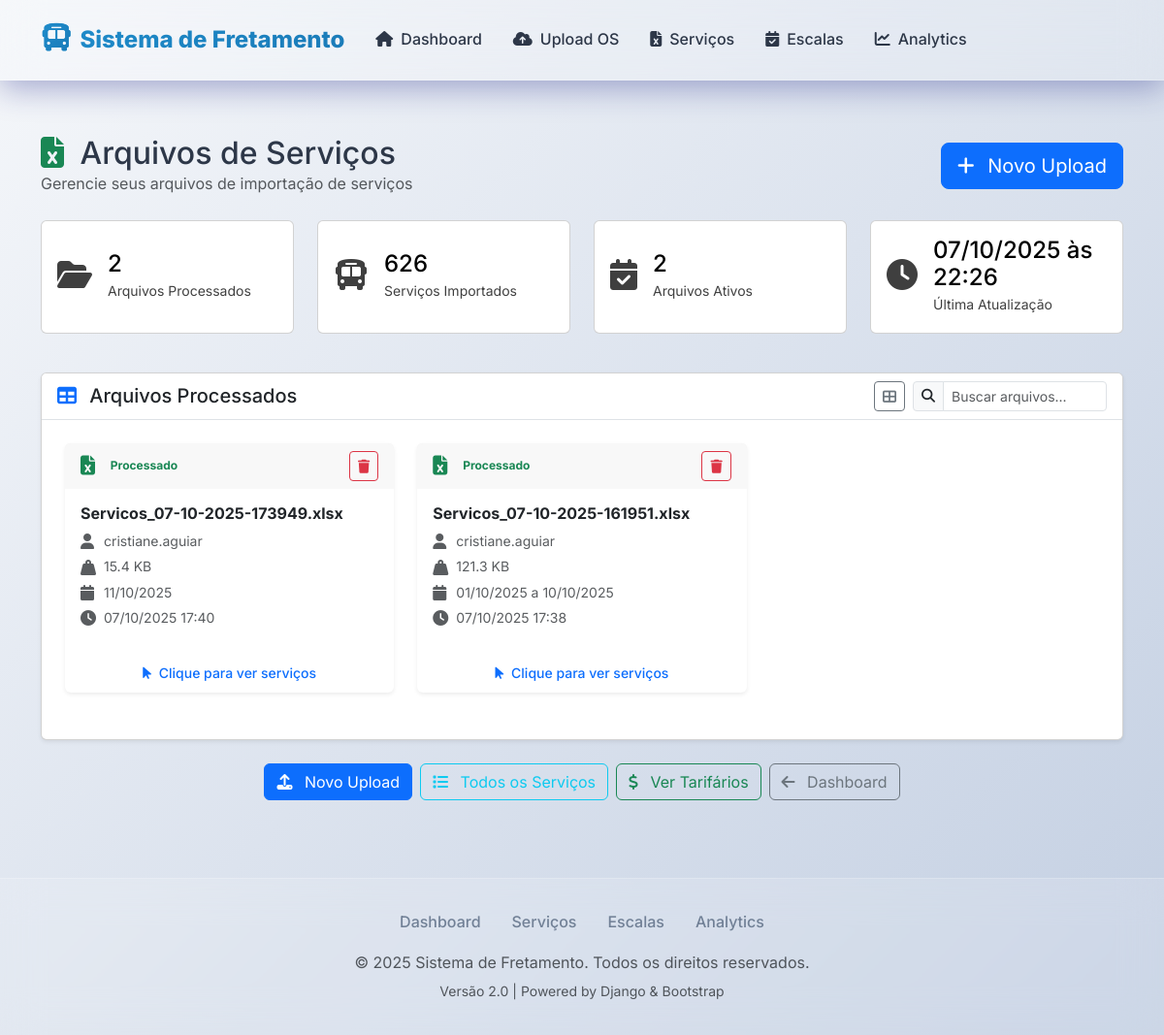
Screenshot of /core/arquivos/ with the database file from the repository.
### core/models.py (models this page shows, shortened)
class ProcessamentoPlanilha(models.Model):
    STATUS_CHOICES = [
        ('PENDENTE', 'Pendente'),
        ('PROCESSANDO', 'Processando'),
        ('CONCLUIDO', 'Concluído'),
        ('ERRO', 'Erro'),
    ]
    arquivo = models.FileField(upload_to='planilhas/')
    nome_arquivo = models.CharField(max_length=255)
    status = models.CharField(max_length=20, choices=STATUS_CHOICES, default='PENDENTE')
    linhas_processadas = models.IntegerField(default=0)
    linhas_erro = models.IntegerField(default=0)
    log_processamento = models.TextField(blank=True)
    tamanho_arquivo = models.BigIntegerField(default=0, help_text="Tamanho do arquivo em bytes")
    usuario_upload = models.CharField(max_length=150, blank=True, help_text="Usuário que fez o upload")
    total_servicos_criados = models.IntegerField(default=0, help_text="Total de serviços criados a partir desta planilha")
    data_primeira_linha = models.DateField(null=True, blank=True, help_text="Data do primeiro serviço na planilha")
    data_ultima_linha = models.DateField(null=True, blank=True, help_text="Data do último serviço na planilha")
    created_at = models.DateTimeField(auto_now_add=True)
    updated_at = models.DateTimeField(auto_now=True)
    class Meta:
        ordering = ['-created_at']
        verbose_name = 'Processamento de Planilha'
        verbose_name_plural = 'Processamentos de Planilhas'
    @property
    def tamanho_formatado(self):
        if self.tamanho_arquivo < 1024:
            return f"{self.tamanho_arquivo} bytes"
        elif self.tamanho_arquivo < 1024 * 1024:
            return f"{self.tamanho_arquivo / 1024:.1f} KB"
        else:
            return f"{self.tamanho_arquivo / (1024 * 1024):.1f} MB"
    @property
    def periodo_servicos(self):
        if self.data_primeira_linha and self.data_ultima_linha:
            if self.data_primeira_linha == self.data_ultima_linha:
                return self.data_primeira_linha.strftime("%d/%m/%Y")
            else:
                return f"{self.data_primeira_linha.strftime('%d/%m/%Y')} a {self.data_ultima_linha.strftime('%d/%m/%Y')}"
        return "N/A"

### core/views.py (the view, shortened to what this page needs)
# urls.py: path('arquivos/', views.ListaArquivosView.as_view(), name='lista_arquivos'),
class ListaArquivosView(ListView):
    model = ProcessamentoPlanilha
    template_name = 'core/lista_arquivos.html'
    context_object_name = 'arquivos'
    paginate_by = 20
    def get_queryset(self):
        return ProcessamentoPlanilha.objects.filter(
            status='CONCLUIDO'
        ).order_by('-created_at')
    def get_context_data(self, **kwargs):
        context = super().get_context_data(**kwargs)
        from escalas.models import AlocacaoVan
        queryset = self.get_queryset()
        total_arquivos = queryset.count()
        total_servicos_calculado = 0
        for arquivo in queryset:
            if arquivo.total_servicos_criados:
                total_servicos_calculado += arquivo.total_servicos_criados
            else:
                servicos_count = Servico.objects.filter(arquivo_origem=arquivo.nome_arquivo).count()
                total_servicos_calculado += servicos_count
        arquivos_com_info = []
        arquivos_queryset = context.get('arquivos', []) or context.get('object_list', [])
        for arquivo in arquivos_queryset:
            servicos = Servico.objects.filter(arquivo_origem=arquivo.nome_arquivo)
            if not servicos.exists():
                servicos = Servico.objects.filter(created_at__date=arquivo.created_at.date())
            servicos_escalados = 0
            for servico in servicos:
                if AlocacaoVan.objects.filter(servico=servico).exists():
                    servicos_escalados += 1
            arquivo.total_servicos = servicos.count()
            arquivo.servicos_escalados = servicos_escalados
            arquivo.servicos_deletaveis = arquivo.total_servicos - servicos_escalados
            arquivo.pode_deletar_completo = (servicos_escalados == 0 and arquivo.total_servicos > 0)
            if not hasattr(arquivo, 'tamanho_formatado'):
                arquivo.tamanho_formatado = f"{arquivo.tamanho_arquivo / 1024:.1f} KB" if arquivo.tamanho_arquivo else "N/A"
            arquivos_com_info.append(arquivo)
        logger.info(f"Lista Arquivos - Total arquivos: {total_arquivos}, Total serviços: {total_servicos_calculado}")
        hora_atual = timezone.now().strftime('%d/%m/%Y às %H:%M')
        logger.info(f"Hora formatada: {hora_atual}")
        context.update({
            'total_arquivos': total_arquivos,
            'total_servicos': total_servicos_calculado,
            'arquivos': arquivos_com_info,
            'arquivos_ativos': len(arquivos_com_info),
            'ultima_atualizacao': hora_atual,
        })
        return context

### templates/core/lista_arquivos.html (shortened to what this page needs)
{% extends 'base.html' %}
{% block content %}
<div class="container mt-4">
    <div class="row">
        <div class="col-12">
            <div class="d-flex justify-content-between align-items-center mb-4">
                <div>
                    <h2 class="mb-0"><i class="fas fa-file-excel text-success me-2"></i> Arquivos de Serviços</h2>
                    <p class="text-muted mb-0">Gerencie seus arquivos de importação de serviços</p>
                </div>
                <a href="{% url 'core:upload_planilha' %}" class="btn btn-primary btn-lg">
                    <i class="fas fa-plus me-2"></i> Novo Upload
                </a>
            </div>
        </div>
    </div>
    <div class="row mb-4">
        <div class="col-lg-3 col-md-6 mb-3">
            <div class="card bg-gradient-primary text-black h-100">
                <div class="card-body d-flex align-items-center">
                    <div class="me-3">
                        <i class="fas fa-folder-open fa-2x opacity-75"></i>
                    </div>
                    <div>
                        <h4 class="mb-0">{{ total_arquivos }}</h4>
                        <small class="opacity-75">Arquivos Processados</small>
                    </div>
                </div>
            </div>
        </div>
        <div class="col-lg-3 col-md-6 mb-3">
            <div class="card bg-gradient-success text-black h-100">
                <div class="card-body d-flex align-items-center">
                    <div class="me-3">
                        <i class="fas fa-bus fa-2x opacity-75"></i>
                    </div>
                    <div>
                        <h4 class="mb-0">{{ total_servicos }}</h4>
                        <small class="opacity-75">Serviços Importados</small>
                    </div>
                </div>
            </div>
        </div>
        <div class="col-lg-3 col-md-6 mb-3">
            <div class="card bg-gradient-info text-black h-100">
                <div class="card-body d-flex align-items-center">
                    <div class="me-3">
                        <i class="fas fa-calendar-check fa-2x opacity-75"></i>
                    </div>
                    <div>
                        <h4 class="mb-0">{{ arquivos_ativos }}</h4>
                        <small class="opacity-75">Arquivos Ativos</small>
                    </div>
                </div>
            </div>
        </div>
        <div class="col-lg-3 col-md-6 mb-3">
            <div class="card bg-gradient-warning text-black h-100">
                <div class="card-body d-flex align-items-center">
                    <div class="me-3">
                        <i class="fas fa-clock fa-2x opacity-75"></i>
                    </div>
                    <div>
                        <h4 class="mb-0">{{ ultima_atualizacao }}</h4>
                        <small class="opacity-75">Última Atualização</small>
                    </div>
                </div>
            </div>
        </div>
    </div>
    <div class="card shadow-sm">
        <div class="card-header bg-white border-bottom">
            <div class="d-flex justify-content-between align-items-center">
                <h5 class="mb-0"><i class="fas fa-table me-2 text-primary"></i> Arquivos Processados</h5>
                <div class="d-flex gap-2">
                    <button class="btn btn-outline-secondary btn-sm" id="toggleView" title="Alternar visualização">
                        <i class="fas fa-th-large"></i>
                    </button>
                    <div class="input-group input-group-sm" style="width: 200px;">
                        <span class="input-group-text"><i class="fas fa-search"></i></span>
                        <input type="text" class="form-control" id="searchFiles" placeholder="Buscar arquivos...">
                    </div>
                </div>
            </div>
        </div>
        <div class="card-body p-4">
            {% if arquivos %}
            <div class="row" id="arquivosContainer">
                {% for arquivo in arquivos %}
                {% if arquivo.nome_arquivo and arquivo.id %}
                <div class="col-xl-4 col-lg-6 col-md-6 mb-4 arquivo-item" data-nome="{{ arquivo.nome_arquivo|lower }}">
                    <div class="card arquivo-card h-100 border-0 shadow-sm">
                        <div class="card-header bg-gradient-light border-0 d-flex justify-content-between align-items-center">
                            <div class="d-flex align-items-center">
                                <div class="file-icon me-2">
                                    <i class="fas fa-file-excel text-success fa-lg"></i>
                                </div>
                                <span class="badge bg-success-soft text-success">Processado</span>
                            </div>
                            <div class="card-actions">
                                <button class="btn btn-outline-danger btn-sm"
                                        onclick="abrirModalDelecao({{ arquivo.id }}, '{{ arquivo.nome_arquivo|escapejs }}', {{ arquivo.total_servicos|default:0 }}, {{ arquivo.servicos_escalados|default:0 }})"
                                        title="Excluir arquivo">
                                    <i class="fas fa-trash"></i>
                                </button>
                            </div>
                        </div>
                        <div class="card-body clickable-card" onclick="location.href='{% url 'core:servicos_arquivo' arquivo.id %}'">
                            <h6 class="card-title fw-bold text-truncate mb-2" title="{{ arquivo.nome_arquivo }}">
                                {{ arquivo.nome_arquivo }}
                            </h6>
                            <div class="file-info mb-3">
                                <div class="d-flex align-items-center mb-1">
                                    <i class="fas fa-user text-muted me-2" style="width: 16px;"></i>
                                    <small class="text-muted">{{ arquivo.usuario_upload|default:"Sistema" }}</small>
                                </div>
                                <div class="d-flex align-items-center mb-1">
                                    <i class="fas fa-weight-hanging text-muted me-2" style="width: 16px;"></i>
                                    <small class="text-muted">{{ arquivo.tamanho_formatado|default:"N/A" }}</small>
                                </div>
                                <div class="d-flex align-items-center mb-1">
                                    <i class="fas fa-calendar text-muted me-2" style="width: 16px;"></i>
                                    <small class="text-muted">{{ arquivo.periodo_servicos|default:"N/A" }}</small>
                                </div>
                                <div class="d-flex align-items-center">
                                    <i class="fas fa-clock text-muted me-2" style="width: 16px;"></i>
                                    <small class="text-muted">{{ arquivo.created_at|date:"d/m/Y H:i" }}</small>
                                </div>
                            </div>
                        </div>
                        <div class="card-footer bg-transparent border-0 pt-0">
                            <div class="text-center">
                                <small class="text-primary fw-medium">
                                    <i class="fas fa-mouse-pointer me-1"></i> Clique para ver serviços
                                </small>
                            </div>
                        </div>
                    </div>
                </div>
                {% endif %}
                {% endfor %}
            </div>
            {% endif %}
        </div>
    </div>
    <div class="row mt-4">
        <div class="col-12">
            <div class="d-flex flex-wrap gap-2 justify-content-center">
                <a href="{% url 'core:upload_planilha' %}" class="btn btn-primary">
                    <i class="fas fa-upload me-2"></i> Novo Upload
                </a>
                <a href="{% url 'core:lista_servicos' %}" class="btn btn-outline-info">
                    <i class="fas fa-list me-2"></i> Todos os Serviços
                </a>
                <a href="{% url 'core:visualizar_tarifarios' %}" class="btn btn-outline-success">
                    <i class="fas fa-dollar-sign me-2"></i> Ver Tarifários
                </a>
                <a href="{% url 'core:home' %}" class="btn btn-outline-secondary">
                    <i class="fas fa-arrow-left me-2"></i> Dashboard
                </a>
            </div>
        </div>
    </div>
</div>
{% endblock %}

### static/css/dashboard.css (style rules this page uses)
:root { --primary-gradient: linear-gradient(135deg, #1F8CCB 0%, #1a7bb8 100%); --secondary-gradient: linear-gradient(135deg, #f093fb 0%, #f5576c 100%); --success-gradient: linear-gradient(135deg, #4facfe 0%, #00f2fe 100%); --warning-gradient: linear-gradient(135deg, #43e97b 0%, #38f9d7 100%); --danger-gradient: linear-gradient(135deg, #fa709a 0%, #fee140 100%); --info-gradient: linear-gradient(135deg, #a8edea 0%, #fed6e3 100%); --glass-bg: rgba(255, 255, 255, 0.25); --glass-border: rgba(255, 255, 255, 0.18); --glass-shadow: 0 8px 32px 0 rgba(31, 38, 135, 0.37); --primary-color: #1F8CCB; --secondary-color: #1a7bb8; --text-primary: #2d3748; --text-secondary: #718096; --text-light: #a0aec0; --bg-light: #f7fafc; --bg-dark: #1a202c; --spacing-xs: 0.25rem; --spacing-sm: 0.5rem; --spacing-md: 1rem; --spacing-lg: 1.5rem; --spacing-xl: 2rem; --spacing-xxl: 3rem; --border-radius-sm: 8px; --border-radius-md: 12px; --border-radius-lg: 16px; --border-radius-xl: 20px; --border-radius-xxl: 24px; --shadow-sm: 0 1px 3px rgba(0, 0, 0, 0.12), 0 1px 2px rgba(0, 0, 0, 0.24); --shadow-md: 0 4px 6px rgba(0, 0, 0, 0.07), 0 2px 4px rgba(0, 0, 0, 0.06); --shadow-lg: 0 10px 15px rgba(0, 0, 0, 0.1), 0 4px 6px rgba(0, 0, 0, 0.05); --shadow-xl: 0 20px 25px rgba(0, 0, 0, 0.1), 0 10px 10px rgba(0, 0, 0, 0.04); --shadow-2xl: 0 25px 50px rgba(0, 0, 0, 0.25); }
* { margin: 0; padding: 0; box-sizing: border-box; }
body { font-family: 'Inter', -apple-system, BlinkMacSystemFont, 'Segoe UI', Roboto, sans-serif; background: linear-gradient(135deg, #f5f7fa 0%, #c3cfe2 100%); min-height: 100vh; color: var(--text-primary); overflow-x: hidden; line-height: 1.6; }

### static/css/whatsapp-dark.css (style rules this page uses)
:root { --wa-bg-primary: #0b141a; --wa-bg-secondary: #1f2c34; --wa-bg-card: #2a3942; --wa-text-primary: #e9edef; --wa-text-secondary: #8696a0; --wa-border: #3b4a54; --wa-accent: #1F8CCB; --wa-accent-hover: #1a7bb8; --wa-accent-light: rgba(31, 140, 203, 0.1); --wa-shadow: rgba(0, 0, 0, 0.4); }

### templates/base.html (style rules this page uses)
:root { --primary-gradient: linear-gradient(135deg, #1F8CCB 0%, #1a7bb8 100%); --secondary-gradient: linear-gradient(135deg, #f093fb 0%, #f5576c 100%); --success-gradient: linear-gradient(135deg, #4facfe 0%, #00f2fe 100%); --warning-gradient: linear-gradient(135deg, #43e97b 0%, #38f9d7 100%); --dark-gradient: linear-gradient(135deg, #434343 0%, #000000 100%); --glass-bg: rgba(255, 255, 255, 0.15); --glass-border: rgba(255, 255, 255, 0.2); --glass-shadow: 0 8px 32px 0 rgba(31, 38, 135, 0.37); --primary-color: #1F8CCB; --text-primary: #2d3748; --text-secondary: #718096; --bg-light: #f8fafc; }
* { margin: 0; padding: 0; box-sizing: border-box; }
body { font-family: 'Inter', -apple-system, BlinkMacSystemFont, 'Segoe UI', Roboto, sans-serif; background: linear-gradient(135deg, #f5f7fa 0%, #c3cfe2 100%); min-height: 100vh; color: var(--text-primary); overflow-x: hidden; }
.fade-in-up { animation: fadeInUp 0.6s ease-out; }

### rows the page displays
ProcessamentoPlanilha: nome_arquivo "Servicos_07-10-2025-173949.xlsx", usuario_upload "cristiane.aguiar", tamanho_formatado "15.4 KB", periodo_servicos "11/10/2025", created_at "07/10/2025 17:40"
ProcessamentoPlanilha: nome_arquivo "Servicos_07-10-2025-161951.xlsx", usuario_upload "cristiane.aguiar", tamanho_formatado "121.3 KB", periodo_servicos "01/10/2025 a 10/10/2025", created_at "07/10/2025 17:38"

### other values shown
{{ total_arquivos }} "2"
{{ total_servicos }} "626"
{{ arquivos_ativos }} "2"
